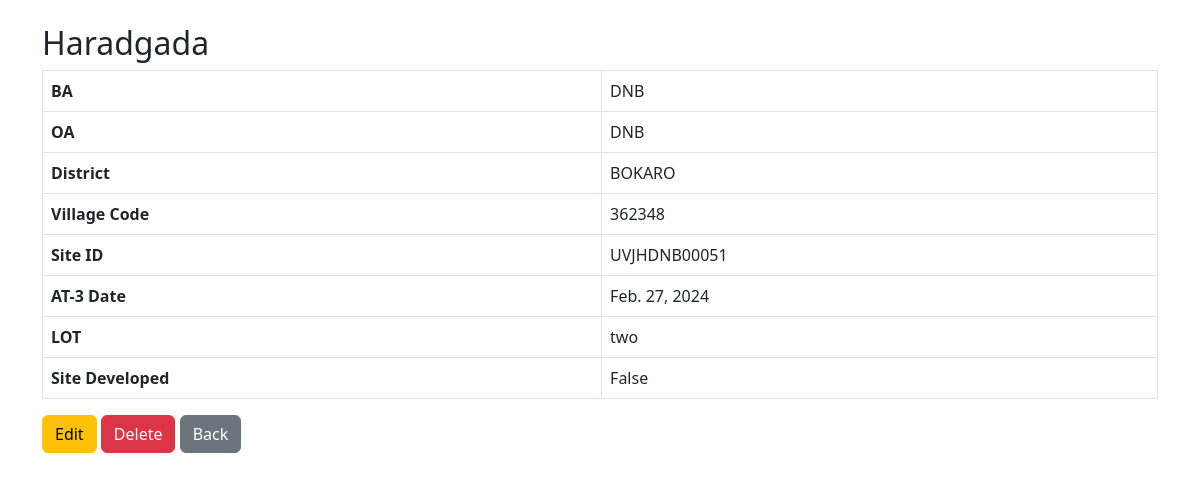
/sites/21/, run on the app's committed database.
### depl/models.py (models this page shows, shortened)
class Site(models.Model):
    ba = models.CharField(max_length=20)
    oa = models.CharField(max_length=20)
    district = models.CharField(max_length=50)
    village_site = models.CharField(max_length=50)
    village_code = models.CharField(max_length=50, blank=True, null=True)
    site_id = models.CharField(max_length=50, unique=True)
    at3_date = models.DateField()
    lot = models.CharField(max_length=20)
    site_dev = models.BooleanField(default=False)

### depl/views.py (the view)
# urls.py: path("<int:pk>/", SiteDetailView.as_view(), name="site_detail"),
class SiteDetailView(DetailView):
    model = Site
    template_name = "depl/site_detail.html"
    context_object_name = "site"

### depl/templates/depl/site_detail.html
{% extends "base.html" %}
{% block content %}
<h2>{{ site.village_site }}</h2>
<table class="table table-bordered">
    <tr><th>BA</th><td>{{ site.ba }}</td></tr>
    <tr><th>OA</th><td>{{ site.oa }}</td></tr>
    <tr><th>District</th><td>{{ site.district }}</td></tr>
    <tr><th>Village Code</th><td>{{ site.village_code }}</td></tr>
    <tr><th>Site ID</th><td>{{ site.site_id }}</td></tr>
    <tr><th>AT-3 Date</th><td>{{ site.at3_date }}</td></tr>
    <tr><th>LOT</th><td>{{ site.lot }}</td></tr>
    <tr><th>Site Developed</th><td>{{ site.site_dev }}</td></tr>
</table>
<a href="{% url 'site_edit' site.pk %}" class="btn btn-warning">Edit</a>
<a href="{% url 'site_delete' site.pk %}" class="btn btn-danger">Delete</a>
<a href="{% url 'site_list' %}" class="btn btn-secondary">Back</a>
{% endblock %}

### data on the page
Site: village_site "Haradgada", ba "DNB", oa "DNB", district "BOKARO", village_code "362348", site_id "UVJHDNB00051", at3_date "Feb. 27, 2024", lot "two", site_dev "False"
